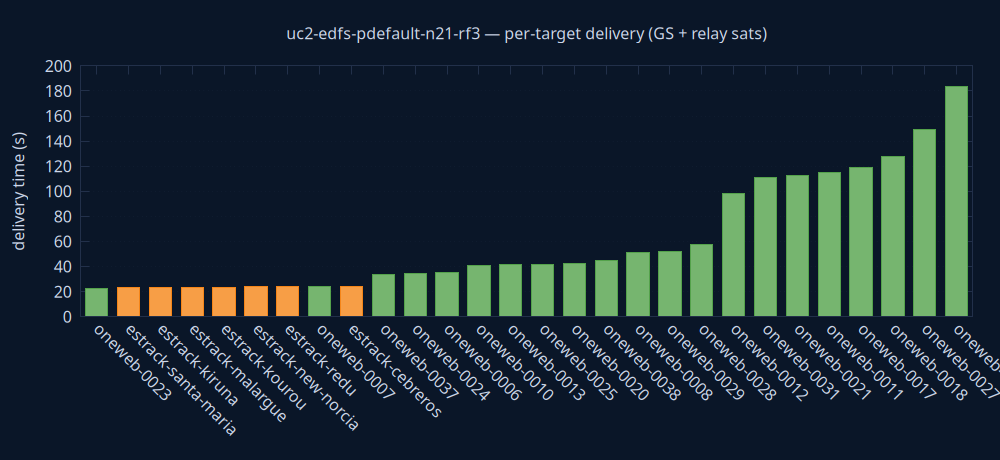

Here is the gnuplot script that generated this plot:
set terminal pngcairo size 1000,460 background rgb '#0a1628'
set output 'delivery.png'
set style fill solid 0.8
set boxwidth 0.7 relative
set border lc rgb '#22304a'
set grid ytics lc rgb '#22304a'
set yrange [0:*]
set ylabel 'delivery time (s)' textcolor rgb '#cdd7ea'
set xtics rotate by -45 textcolor rgb '#cdd7ea'
set ytics textcolor rgb '#cdd7ea'
set title 'uc2-edfs-pdefault-n21-rf3 — per-target delivery (GS + relay sats)' textcolor rgb '#cdd7ea'
plot 'delivery.dat' using 0:2:3:xtic(1) with boxes lc rgb variable notitle
